Frame 1 (no input): blank canvas, image omitted
Frame 60 (the mouse pressed at the canvas centre just before this capture): blank canvas, image omitted
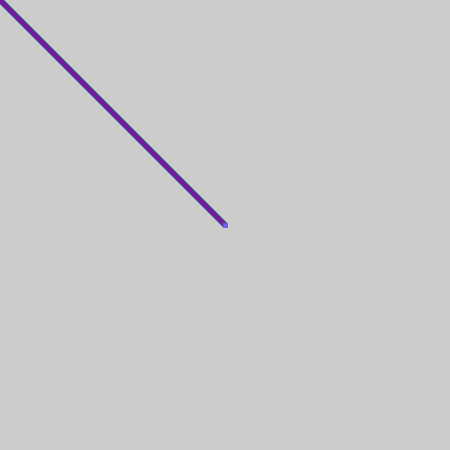
Frame 120 (the mouse held since frame 60 and released just before this capture)

The Processing sketch whose frames 1 and 60 were blank and that drew this single picture after the mouse press (run headless with seeded random() and noise(); from frame 60 on, the mouse is pressed at the canvas centre):

// Processing sketch: processing_54130
// ── processing_54130.pde

void setup() {
size(450,450);
strokeWeight(5);
smooth();
stroke(0,102);
}

void draw(){
for(int i=0; i<width; i+=10){
stroke(random(255),random(128),random(128));
}
line (mouseX,mouseY,pmouseX,pmouseY);
for(int i=0; i<width; i+=10){
if (mousePressed == true) {
line(mouseX, mouseY, pmouseX, pmouseY);
stroke(random(128),random(255),random(255));
}
}
}
